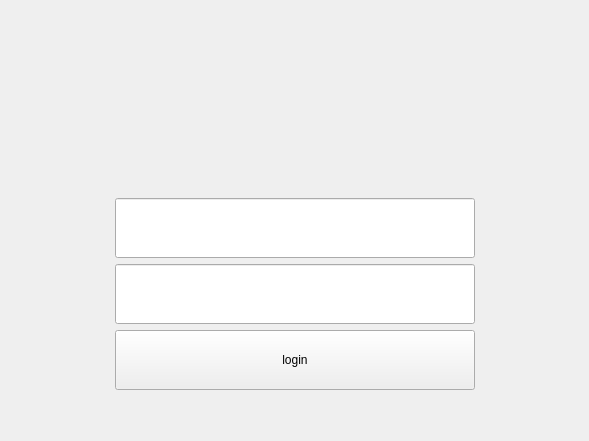
<?xml version="1.0" encoding="UTF-8"?>
<ui version="4.0">
 <class>Login</class>
 <widget class="QWidget" name="Login">
  <property name="geometry">
   <rect>
    <x>0</x>
    <y>0</y>
    <width>589</width>
    <height>441</height>
   </rect>
  </property>
  <property name="windowTitle">
   <string>Login</string>
  </property>
  <layout class="QGridLayout" name="gridLayout">
   <item row="5" column="1" colspan="3">
    <widget class="QPushButton" name="loginbutton">
     <property name="sizePolicy">
      <sizepolicy hsizetype="Minimum" vsizetype="Fixed">
       <horstretch>0</horstretch>
       <verstretch>0</verstretch>
      </sizepolicy>
     </property>
     <property name="minimumSize">
      <size>
       <width>360</width>
       <height>60</height>
      </size>
     </property>
     <property name="maximumSize">
      <size>
       <width>360</width>
       <height>60</height>
      </size>
     </property>
     <property name="text">
      <string>login</string>
     </property>
    </widget>
   </item>
   <item row="5" column="0">
    <spacer name="horizontalSpacer_3">
     <property name="orientation">
      <enum>Qt::Horizontal</enum>
     </property>
     <property name="sizeHint" stdset="0">
      <size>
       <width>40</width>
       <height>20</height>
      </size>
     </property>
    </spacer>
   </item>
   <item row="0" column="2">
    <spacer name="verticalSpacer">
     <property name="orientation">
      <enum>Qt::Vertical</enum>
     </property>
     <property name="sizeHint" stdset="0">
      <size>
       <width>17</width>
       <height>31</height>
      </size>
     </property>
    </spacer>
   </item>
   <item row="1" column="0" colspan="2">
    <spacer name="horizontalSpacer_7">
     <property name="orientation">
      <enum>Qt::Horizontal</enum>
     </property>
     <property name="sizeHint" stdset="0">
      <size>
       <width>40</width>
       <height>20</height>
      </size>
     </property>
    </spacer>
   </item>
   <item row="6" column="2">
    <spacer name="verticalSpacer_4">
     <property name="orientation">
      <enum>Qt::Vertical</enum>
     </property>
     <property name="sizeHint" stdset="0">
      <size>
       <width>17</width>
       <height>37</height>
      </size>
     </property>
    </spacer>
   </item>
   <item row="4" column="1" colspan="3">
    <widget class="QLineEdit" name="lineEdit_2">
     <property name="sizePolicy">
      <sizepolicy hsizetype="Expanding" vsizetype="Fixed">
       <horstretch>0</horstretch>
       <verstretch>0</verstretch>
      </sizepolicy>
     </property>
     <property name="minimumSize">
      <size>
       <width>360</width>
       <height>60</height>
      </size>
     </property>
     <property name="maximumSize">
      <size>
       <width>360</width>
       <height>60</height>
      </size>
     </property>
    </widget>
   </item>
   <item row="2" column="2">
    <spacer name="verticalSpacer_2">
     <property name="orientation">
      <enum>Qt::Vertical</enum>
     </property>
     <property name="sizeHint" stdset="0">
      <size>
       <width>20</width>
       <height>30</height>
      </size>
     </property>
    </spacer>
   </item>
   <item row="4" column="0">
    <spacer name="horizontalSpacer_5">
     <property name="orientation">
      <enum>Qt::Horizontal</enum>
     </property>
     <property name="sizeHint" stdset="0">
      <size>
       <width>97</width>
       <height>20</height>
      </size>
     </property>
    </spacer>
   </item>
   <item row="3" column="0">
    <spacer name="horizontalSpacer">
     <property name="orientation">
      <enum>Qt::Horizontal</enum>
     </property>
     <property name="sizeHint" stdset="0">
      <size>
       <width>97</width>
       <height>20</height>
      </size>
     </property>
    </spacer>
   </item>
   <item row="3" column="4">
    <spacer name="horizontalSpacer_2">
     <property name="orientation">
      <enum>Qt::Horizontal</enum>
     </property>
     <property name="sizeHint" stdset="0">
      <size>
       <width>96</width>
       <height>20</height>
      </size>
     </property>
    </spacer>
   </item>
   <item row="4" column="4">
    <spacer name="horizontalSpacer_6">
     <property name="orientation">
      <enum>Qt::Horizontal</enum>
     </property>
     <property name="sizeHint" stdset="0">
      <size>
       <width>96</width>
       <height>20</height>
      </size>
     </property>
    </spacer>
   </item>
   <item row="3" column="1" colspan="3">
    <widget class="QLineEdit" name="lineEdit">
     <property name="sizePolicy">
      <sizepolicy hsizetype="Expanding" vsizetype="Fixed">
       <horstretch>0</horstretch>
       <verstretch>0</verstretch>
      </sizepolicy>
     </property>
     <property name="minimumSize">
      <size>
       <width>360</width>
       <height>60</height>
      </size>
     </property>
     <property name="maximumSize">
      <size>
       <width>360</width>
       <height>60</height>
      </size>
     </property>
    </widget>
   </item>
   <item row="5" column="4">
    <spacer name="horizontalSpacer_4">
     <property name="orientation">
      <enum>Qt::Horizontal</enum>
     </property>
     <property name="sizeHint" stdset="0">
      <size>
       <width>40</width>
       <height>20</height>
      </size>
     </property>
    </spacer>
   </item>
   <item row="1" column="2">
    <widget class="QLabel" name="label">
     <property name="minimumSize">
      <size>
       <width>100</width>
       <height>100</height>
      </size>
     </property>
     <property name="maximumSize">
      <size>
       <width>120</width>
       <height>120</height>
      </size>
     </property>
     <property name="styleSheet">
      <string notr="true">border-image: url(:/qrc/cowboy_hat.png);</string>
     </property>
     <property name="text">
      <string/>
     </property>
    </widget>
   </item>
   <item row="1" column="3" colspan="2">
    <spacer name="horizontalSpacer_8">
     <property name="orientation">
      <enum>Qt::Horizontal</enum>
     </property>
     <property name="sizeHint" stdset="0">
      <size>
       <width>63</width>
       <height>97</height>
      </size>
     </property>
    </spacer>
   </item>
  </layout>
 </widget>
 <resources/>
 <connections/>
</ui>
